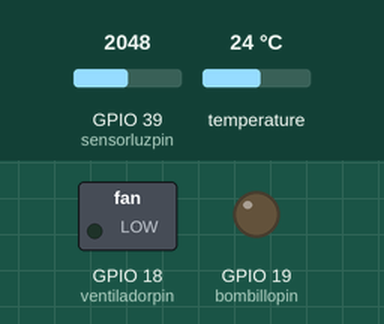
The program below on a simulated ESP32. Shown: switched loads named in the program (green lamp = pin HIGH), output pins drawn as LEDs (lit = HIGH). Inputs (shaded band) come from the test bench; at power-on: GPIO 39 (sensorluzpin) = 2048, temperature 24 °C. WiFi joins after 1.5 s; servers stay silent unless stated; random numbers use the default seed unless the program sets one; no MQTT or app messages arrive unless stated; what the program prints to the serial monitor is not drawn.

Above: at 2.7 s.
2.8 s: GPIO 39 (sensorluzpin) set to 163
7.2 s: GPIO 39 (sensorluzpin) set to 142
At 11.6 s:
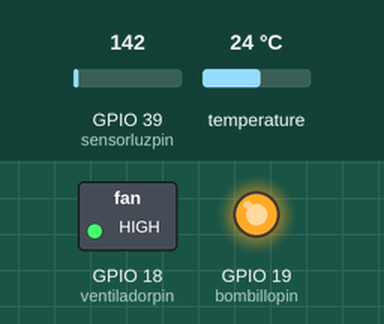
12.5 s: temperature set to 23 °C
At 15.8 s:
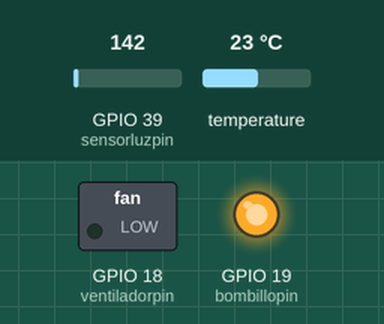
19.5 s: temperature set to 28 °C
At 20.9 s:
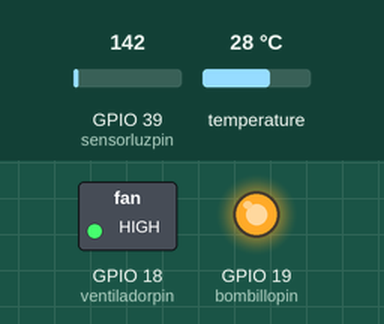
Timing chart, 0 to 22.5 s (numbered marks = the images above; inputs shaded):
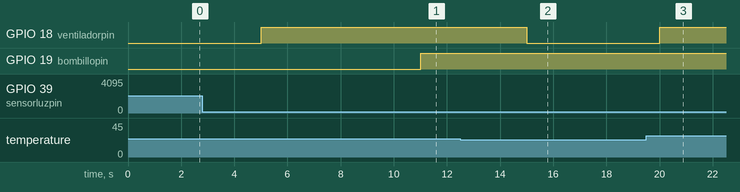

Measured:
- the behaviour switches between 150 and 149 on GPIO 39 (sensorluzpin) (found by bisection; images 0 and 1)
- the behaviour switches between 23.5 and 23.4 °C on temperature (found by bisection; images 1 and 2)
- after the input at 7.2 s, GPIO 19 (bombillopin): LOW → HIGH after 3.8 s
- after the input at 12.5 s, GPIO 18 (ventiladorpin): HIGH → LOW after 2.5 s
- after the input at 19.5 s, GPIO 18 (ventiladorpin): LOW → HIGH after 0.51 s

The program:

main.cpp
```cpp
//Este skecht se ha desarrollado para activar el bombillo a partir del umbral
//también el ventilador cuando la temperatura suba por encima de cierto umbral
//Comunicaciones: Utiliza ThingSpeak para las telecomunicaciones con ESP8266 - Entorno Arduino
//Tambien se ha modificadopar encapsular las funcionalidades añadidas en cada nuevo taller
#include "Arduino.h"
#include <IoTdeviceLib.h>       //Librería con funciones de sensor - actuador
#include <IoTcomLib.h>          //Librería con funciones de comunicación del dispositivo
#include <DNSServer.h>          //Es necesario instalar la librería EspSoftwareSerial y Wifimanager
#include <WiFiManager.h>

//-------------------------- Fin Configuración WIFI ESP32 --------------

//Entradas digitales del ESP 32
const int bombillopin = 19;     //Simulado con un led azul
const int ventiladorpin =18;   //Simulado con un led rojo
const int temperaturapin = 26;  //Temperatura DHT11.

//Entradas Analogas del ESP 32
const int potenciometro = 34;   //Poteciometro para ejemplo PWM
const int sensorluzpin = 39;    //Fotocelda

//Variables Globales
int umbralLuz = 150;                               //Es el umbral en el cual se enciende el bombillo
int umbralTemperatura = 23;                         //Es el umbral en el cual se enciende el ventilador
float luminosidad;                                  //Toma el valor en voltaje
float temperatura;                                  //Toma el valor en grados
boolean estadoventilador =false;                    //false = apagado
boolean estadobombillo = false;                     //false = apagado
int nummedicion = 0;                                //Establece el número consecutivo de observacion hecha
const unsigned long postingInterval = 5L * 1000L;  //Establece cada cuanto se envia a ThingSpeak
unsigned long lastConnectionTime = 0;               //Para controlar el tiempo de generar nueva medición
long lastUpdateTime = 0;                            //Momento de la última actualización

//Variables del Servidor MQTT
int pinOnOff = 5;                                   //Pin para controlar el actuador via MQTT
float sensorValue = 0.0;                            //Valor del sensor para publicar via MQTT
char mqtt_server[50] ="test.mosquitto.org";         //Dirección del servidor MQTT
//char mqtt_server[50] ="192.168.211.86";             //Dirección del servidor MQTT
char msg[50];                                       //Mensaje a publicar


//metodo cliente para controlar los eventos R1 y R2
void setup()
{
  //Abrir el puerto de lectura en el PC para mensajes
  Serial.begin(115200);

  // Resolución Sensores ADC
  //Resolucion de los puesrtos ADC
  //analogReadResolution(12); // Resolución de 12 bits (0-4095)
  //analogSetPinAttenuation(sensorluzpin, ADC_11db); // Rango ~0-3.3V

  //ConectarRed("sumothings","sum0th1ns@manzamb");  //Conectar con datos desde el programa
  //-----Comando para Conectarse y configurar desde el Celular--------
  // Creamos una instancia de la clase WiFiManager
  WiFiManager wifiManager;

  // Descomentar para resetear configuración - Hacer el ejercicio con el celular
  // todas las veces.
  //wifiManager.resetSettings();

  // Creamos AP y portal para configurar desde el Celular
  wifiManager.autoConnect("ESP8266Temp");

  Serial.println("!Ya estás conectado¡");
  //----------- Fin de conección ESP8266 -----------------------------

  //Establecer los modos de los puertos
  pinMode(sensorluzpin, INPUT);
  pinMode(bombillopin, OUTPUT);
  pinMode(ventiladorpin, OUTPUT);
  pinMode(temperaturapin, INPUT);

   //Inicializar el canal MQTT
   MQTTsetup(mqtt_server);
}

void loop()
{
  //Conectarse al servidor MQTT
  MQTTloop();

  //Suscribirse a los topicos de interes MQTT
  SucribirseMQTT((char*)"accionLed");  //Topico para controlar el bombillo via MQTT

  // Solamente actualiza si el tiempo de publicación es excedido
  if (millis() - lastUpdateTime >=  postingInterval) {
      lastUpdateTime = millis();

      //LeerSensores
      temperatura = LeerTemperatura(temperaturapin,dht,5.0);
      luminosidad = LeerLuminosidad(sensorluzpin);

      //Imprimir Valores Sensores y Actuadores
      Serial.print("=========== Medición No.: ");
      Serial.print(nummedicion++);
      Serial.println(" ============");
      ImprimirValorSensor(temperatura,"Temperatura Sala"," ℃ ");
      //Se verifica umbral antes de imprimier el estado del actuador
      estadoventilador = UmbralMayorDeSensorActuador(temperatura,umbralTemperatura,ventiladorpin);
      ImprimirEstadoActuador(ventiladorpin,"Ventilador Sala");
      ImprimirValorSensor(luminosidad,"Luminosidad Sala"," V. ");
      //Se verifica umbral antes de imprimier el estado del actuador
      estadobombillo = UmbralMenorDeSensorActuador(luminosidad,umbralLuz,bombillopin);
      ImprimirEstadoActuador(bombillopin,"Bobillo Sala");
      Serial.println("========================================");

      //Enviar los datos al servidor MQTT

      //Publicar la temperatura
      snprintf (msg, 75, "%f", temperatura);
      Serial.print("Publicando temperatura en el Servidor MQTT: ");
      Serial.println(msg);
      PublicarMQTTMensaje((char*)"TemperaturaSalida", msg);

      //Publicar el Estado del Ventilador
      snprintf (msg, 75, "%i", estadoventilador);
      Serial.print("Publicando el estado del ventilador en el Servidor MQTT: ");
      Serial.println(msg);
      PublicarMQTTMensaje((char*)"ventiladorSalida", msg);

      //Publicar la luminosidad actual
      snprintf (msg, 75, "%f", luminosidad);
      Serial.print("Publicando la luminosidad en el Servidor MQTT: ");
      Serial.println(msg);
      PublicarMQTTMensaje((char*)"luminosidadSalida", msg);

      //Publicar el estado del bombillo
      snprintf (msg, 75, "%i", estadobombillo);
      Serial.print("Publicando el estado del bombillo en el Servidor MQTT: ");
      Serial.println(msg);
      PublicarMQTTMensaje((char*)"bombilloSalida", msg);

      //Cambiar el estado del actuador via MQTT
      if (isMqttCallback()){
        //Se hace el flag en false para no repetir la acción
        setCallbackFlag(false); //Resetear el flag
        //Realiza las acciones para todos los topicos suscritos -pinonoff
        switchMQTT((char*)"accionLed", bombillopin);
      }
  }
}
```
